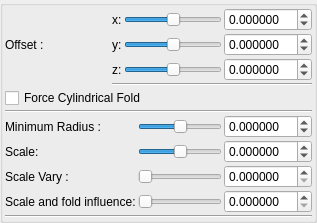
    <widget class="QGroupBox" name="groupBox">
     <property name="enabled">
      <bool>true</bool>
     </property>
     <property name="toolTip">
      <string/>
     </property>
     <property name="title">
      <string/>
     </property>
     <property name="checked">
      <bool>false</bool>
     </property>
     <layout class="QVBoxLayout" name="verticalLayout_18" stretch="0,0,0">
      <property name="spacing">
       <number>2</number>
      </property>
      <property name="leftMargin">
       <number>2</number>
      </property>
      <property name="topMargin">
       <number>2</number>
      </property>
      <property name="rightMargin">
       <number>2</number>
      </property>
      <property name="bottomMargin">
       <number>2</number>
      </property>
      <item>
       <layout class="QGridLayout" name="gridLayout_34">
        <property name="spacing">
         <number>2</number>
        </property>
        <item row="6" column="0">
         <widget class="QLabel" name="label_256">
          <property name="text">
           <string>Offset :                    </string>
          </property>
         </widget>
        </item>
        <item row="5" column="1">
         <widget class="QLabel" name="label_120">
          <property name="text">
           <string>x:</string>
          </property>
         </widget>
        </item>
        <item row="6" column="1">
         <widget class="QLabel" name="label_121">
          <property name="text">
           <string>y:</string>
          </property>
         </widget>
        </item>
        <item row="7" column="1">
         <widget class="QLabel" name="label_119">
          <property name="text">
           <string>z:</string>
          </property>
         </widget>
        </item>
        <item row="9" column="1" colspan="3">
         <widget class="Line" name="line_22">
          <property name="orientation">
           <enum>Qt::Horizontal</enum>
          </property>
         </widget>
        </item>
        <item row="5" column="3">
         <widget class="MyDoubleSpinBox" name="spinbox3_transf_addition_constant_x">
          <property name="sizePolicy">
           <sizepolicy hsizetype="Minimum" vsizetype="Maximum">
            <horstretch>0</horstretch>
            <verstretch>0</verstretch>
           </sizepolicy>
          </property>
          <property name="prefix">
           <string/>
          </property>
          <property name="suffix">
           <string/>
          </property>
          <property name="decimals">
           <number>6</number>
          </property>
          <property name="minimum">
           <double>-99.989999999999995</double>
          </property>
          <property name="maximum">
           <double>99.989999999999995</double>
          </property>
          <property name="singleStep">
           <double>0.100000000000000</double>
          </property>
         </widget>
        </item>
        <item row="6" column="3">
         <widget class="MyDoubleSpinBox" name="spinbox3_transf_addition_constant_y">
          <property name="sizePolicy">
           <sizepolicy hsizetype="Minimum" vsizetype="Maximum">
            <horstretch>0</horstretch>
            <verstretch>0</verstretch>
           </sizepolicy>
          </property>
          <property name="prefix">
           <string/>
          </property>
          <property name="suffix">
           <string/>
          </property>
          <property name="decimals">
           <number>6</number>
          </property>
          <property name="minimum">
           <double>-99.989999999999995</double>
          </property>
          <property name="maximum">
           <double>99.989999999999995</double>
          </property>
          <property name="singleStep">
           <double>0.100000000000000</double>
          </property>
         </widget>
        </item>
        <item row="7" column="3">
         <widget class="MyDoubleSpinBox" name="spinbox3_transf_addition_constant_z">
          <property name="sizePolicy">
           <sizepolicy hsizetype="Minimum" vsizetype="Maximum">
            <horstretch>0</horstretch>
            <verstretch>0</verstretch>
           </sizepolicy>
          </property>
          <property name="prefix">
           <string/>
          </property>
          <property name="suffix">
           <string/>
          </property>
          <property name="decimals">
           <number>6</number>
          </property>
          <property name="minimum">
           <double>-99.989999999999995</double>
          </property>
          <property name="maximum">
           <double>99.989999999999995</double>
          </property>
          <property name="singleStep">
           <double>0.100000000000000</double>
          </property>
         </widget>
        </item>
        <item row="5" column="2">
         <widget class="QSlider" name="slider3_transf_addition_constant_x">
          <property name="sizePolicy">
           <sizepolicy hsizetype="Preferred" vsizetype="Preferred">
            <horstretch>0</horstretch>
            <verstretch>0</verstretch>
           </sizepolicy>
          </property>
          <property name="minimum">
           <number>-5000000</number>
          </property>
          <property name="maximum">
           <number>5000000</number>
          </property>
          <property name="singleStep">
           <number>1</number>
          </property>
          <property name="orientation">
           <enum>Qt::Horizontal</enum>
          </property>
         </widget>
        </item>
        <item row="6" column="2">
         <widget class="QSlider" name="slider3_transf_addition_constant_y">
          <property name="sizePolicy">
           <sizepolicy hsizetype="Expanding" vsizetype="Maximum">
            <horstretch>0</horstretch>
            <verstretch>0</verstretch>
           </sizepolicy>
          </property>
          <property name="minimum">
           <number>-5000000</number>
          </property>
          <property name="maximum">
           <number>5000000</number>
          </property>
          <property name="singleStep">
           <number>1</number>
          </property>
          <property name="orientation">
           <enum>Qt::Horizontal</enum>
          </property>
         </widget>
        </item>
        <item row="7" column="2">
         <widget class="QSlider" name="slider3_transf_addition_constant_z">
          <property name="sizePolicy">
           <sizepolicy hsizetype="Expanding" vsizetype="Maximum">
            <horstretch>0</horstretch>
            <verstretch>0</verstretch>
           </sizepolicy>
          </property>
          <property name="minimum">
           <number>-5000000</number>
          </property>
          <property name="maximum">
           <number>5000000</number>
          </property>
          <property name="singleStep">
           <number>1</number>
          </property>
          <property name="orientation">
           <enum>Qt::Horizontal</enum>
          </property>
         </widget>
        </item>
       </layout>
      </item>
      <item>
       <layout class="QGridLayout" name="gridLayout_33">
        <property name="spacing">
         <number>2</number>
        </property>
        <item row="10" column="0">
         <widget class="QLabel" name="label_171">
          <property name="text">
           <string>Scale:</string>
          </property>
         </widget>
        </item>
        <item row="9" column="1">
         <widget class="QSlider" name="slider_transf_minimum_radius_05">
          <property name="sizePolicy">
           <sizepolicy hsizetype="Expanding" vsizetype="Maximum">
            <horstretch>0</horstretch>
            <verstretch>0</verstretch>
           </sizepolicy>
          </property>
          <property name="minimum">
           <number>-10000000</number>
          </property>
          <property name="maximum">
           <number>10000000</number>
          </property>
          <property name="value">
           <number>0</number>
          </property>
          <property name="sliderPosition">
           <number>0</number>
          </property>
          <property name="orientation">
           <enum>Qt::Horizontal</enum>
          </property>
         </widget>
        </item>
        <item row="10" column="1">
         <widget class="QSlider" name="slider_mandelbox_scale">
          <property name="sizePolicy">
           <sizepolicy hsizetype="Expanding" vsizetype="Maximum">
            <horstretch>0</horstretch>
            <verstretch>0</verstretch>
           </sizepolicy>
          </property>
          <property name="minimum">
           <number>-10000000</number>
          </property>
          <property name="maximum">
           <number>10000000</number>
          </property>
          <property name="value">
           <number>0</number>
          </property>
          <property name="sliderPosition">
           <number>0</number>
          </property>
          <property name="orientation">
           <enum>Qt::Horizontal</enum>
          </property>
         </widget>
        </item>
        <item row="10" column="2">
         <widget class="MyDoubleSpinBox" name="spinbox_mandelbox_scale">
          <property name="sizePolicy">
           <sizepolicy hsizetype="Minimum" vsizetype="Maximum">
            <horstretch>0</horstretch>
            <verstretch>0</verstretch>
           </sizepolicy>
          </property>
          <property name="prefix">
           <string/>
          </property>
          <property name="suffix">
           <string/>
          </property>
          <property name="decimals">
           <number>6</number>
          </property>
          <property name="minimum">
           <double>-99.989999999999995</double>
          </property>
          <property name="maximum">
           <double>99.989999999999995</double>
          </property>
          <property name="singleStep">
           <double>0.100000000000000</double>
          </property>
         </widget>
        </item>
        <item row="7" column="0" colspan="3">
         <widget class="Line" name="line_21">
          <property name="orientation">
           <enum>Qt::Horizontal</enum>
          </property>
         </widget>
        </item>
        <item row="11" column="2">
         <widget class="MyDoubleSpinBox" name="spinbox_mandelbox_vary_scale_vary">
          <property name="sizePolicy">
           <sizepolicy hsizetype="Minimum" vsizetype="Maximum">
            <horstretch>0</horstretch>
            <verstretch>0</verstretch>
           </sizepolicy>
          </property>
          <property name="prefix">
           <string/>
          </property>
          <property name="suffix">
           <string/>
          </property>
          <property name="decimals">
           <number>6</number>
          </property>
          <property name="minimum">
           <double>0.000000000000000</double>
          </property>
          <property name="maximum">
           <double>1.000000000000000</double>
          </property>
          <property name="singleStep">
           <double>0.100000000000000</double>
          </property>
         </widget>
        </item>
        <item row="12" column="1">
         <widget class="QSlider" name="slider_transf_scale_1">
          <property name="sizePolicy">
           <sizepolicy hsizetype="Expanding" vsizetype="Maximum">
            <horstretch>0</horstretch>
            <verstretch>0</verstretch>
           </sizepolicy>
          </property>
          <property name="minimum">
           <number>0</number>
          </property>
          <property name="maximum">
           <number>1000000</number>
          </property>
          <property name="value">
           <number>0</number>
          </property>
          <property name="sliderPosition">
           <number>0</number>
          </property>
          <property name="orientation">
           <enum>Qt::Horizontal</enum>
          </property>
         </widget>
        </item>
        <item row="9" column="2">
         <widget class="MyDoubleSpinBox" name="spinbox_transf_minimum_radius_05">
          <property name="sizePolicy">
           <sizepolicy hsizetype="Minimum" vsizetype="Maximum">
            <horstretch>0</horstretch>
            <verstretch>0</verstretch>
           </sizepolicy>
          </property>
          <property name="prefix">
           <string/>
          </property>
          <property name="suffix">
           <string/>
          </property>
          <property name="decimals">
           <number>6</number>
          </property>
          <property name="minimum">
           <double>-99.989999999999995</double>
          </property>
          <property name="maximum">
           <double>99.989999999999995</double>
          </property>
          <property name="singleStep">
           <double>0.100000000000000</double>
          </property>
         </widget>
        </item>
        <item row="12" column="0">
         <widget class="QLabel" name="label_173">
          <property name="text">
           <string>Scale and fold influence:</string>
          </property>
         </widget>
        </item>
        <item row="9" column="0">
         <widget class="QLabel" name="label_167">
          <property name="text">
           <string>Minimum Radius :</string>
          </property>
         </widget>
        </item>
        <item row="11" column="0">
         <widget class="QLabel" name="label_172">
          <property name="text">
           <string>Scale Vary :</string>
          </property>
         </widget>
        </item>
        <item row="11" column="1">
         <widget class="QSlider" name="slider_mandelbox_vary_scale_vary">
          <property name="sizePolicy">
           <sizepolicy hsizetype="Expanding" vsizetype="Maximum">
            <horstretch>0</horstretch>
            <verstretch>0</verstretch>
           </sizepolicy>
          </property>
          <property name="minimum">
           <number>0</number>
          </property>
          <property name="maximum">
           <number>1000000</number>
          </property>
          <property name="value">
           <number>0</number>
          </property>
          <property name="sliderPosition">
           <number>0</number>
          </property>
          <property name="orientation">
           <enum>Qt::Horizontal</enum>
          </property>
         </widget>
        </item>
        <item row="12" column="2">
         <widget class="MyDoubleSpinBox" name="spinbox_transf_scale_1">
          <property name="sizePolicy">
           <sizepolicy hsizetype="Minimum" vsizetype="Maximum">
            <horstretch>0</horstretch>
            <verstretch>0</verstretch>
           </sizepolicy>
          </property>
          <property name="prefix">
           <string/>
          </property>
          <property name="suffix">
           <string/>
          </property>
          <property name="decimals">
           <number>6</number>
          </property>
          <property name="minimum">
           <double>0.000000000000000</double>
          </property>
          <property name="maximum">
           <double>10.000000000000000</double>
          </property>
          <property name="singleStep">
           <double>0.100000000000000</double>
          </property>
         </widget>
        </item>
        <item row="5" column="0" colspan="2">
         <widget class="QCheckBox" name="checkBox_transf_function_enabled_false">
          <property name="text">
           <string>Force Cylindrical Fold</string>
          </property>
         </widget>
        </item>
       </layout>
      </item>
      <item>
       <widget class="Line" name="line_16">
        <property name="orientation">
         <enum>Qt::Horizontal</enum>
        </property>
       </widget>
      </item>
     </layout>
    </widget>
